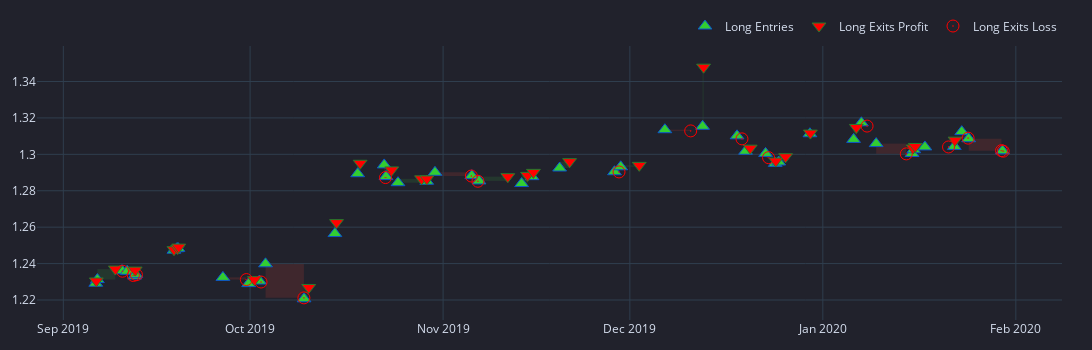

The notebook cell this image was saved under:
### Code cell
## Long Entries and Long Exits - entry_trace_kwargs and exit_trace_kwargs NOT WORKING
pf_2_bb_custom.trades.direction_long[slice_lower : slice_higher].plot(
                                        plot_close = False,
                                        entry_trace_kwargs = dict(name = "Long Entries", marker = long_entry_marker_style),
                                        exit_trace_kwargs = dict(name = "Long Exits BreakEven", marker = long_exit_marker_style_zero),
                                        exit_profit_trace_kwargs = dict(name = "Long Exits Profit", marker = long_exit_marker_style_profit),
                                        exit_loss_trace_kwargs = dict(name = "Long Exits Loss", marker = long_exit_marker_style_loss),
                                                        ).show()

### Figure 1 — Plotly figure (JSON) as saved in the notebook; plotly's stock layout.template omitted (floating-point values rounded to 4 significant figures; data arrays with more than 128 entries replaced by an {"elided": "..."} marker saying what was removed)
{"data": [{"customdata": {"elided": "46x8 mixed values"}, "hovertemplate": "<br>Exit Trade Id: %{customdata[0]}\n<br>Entry Order Id: %{customdata[1]}\n<br>Position Id: %{customdata[2]}\n<br>Entry Index: %{customdata[3]}\n<br>Size: %{customdata[4]:,}\n<br>Avg Entry Price: %{customdata[5]:,}\n<br>Entry Fees: %{customdata[6]:,}\n<br>Direction: %{customdata[7]}", "marker": {"color": "limegreen", "line": {"color": "rgb(11,84,205)", "width": 1}, "size": 12, "symbol": "triangle-up"}, "mode": "markers", "name": "Long Entries", "type": "scatter", "uid": "9233e686-6b8c-470d-8210-f53b6ff39bfc", "x": ["2019-09-06T05:00:00+00:00", "2019-09-06T11:15:00+00:00", "2019-09-10T10:00:00+00:00", "2019-09-11T06:00:00+00:00", "2019-09-12T10:45:00+00:00", "2019-09-12T15:00:00+00:00", "2019-09-18T18:15:00+00:00", "2019-09-19T05:15:00+00:00", "2019-09-19T10:00:00+00:00", "2019-09-26T15:15:00+00:00", "2019-09-30T18:30:00+00:00", "2019-10-02T12:00:00+00:00", "2019-10-03T11:30:00+00:00", "2019-10-09T16:00:00+00:00", "2019-10-14T15:00:00+00:00", "2019-10-18T06:45:00+00:00", "2019-10-22T13:00:00+00:00", "2019-10-22T20:00:00+00:00", "2019-10-24T18:15:00+00:00", "2019-10-29T09:00:00+00:00", "2019-10-30T16:45:00+00:00", "2019-11-05T14:45:00+00:00", "2019-11-06T18:30:00+00:00", "2019-11-13T14:45:00+00:00", "2019-11-15T07:00:00+00:00", "2019-11-19T17:15:00+00:00", "2019-11-28T12:45:00+00:00", "2019-11-29T12:45:00+00:00", "2019-12-06T15:00:00+00:00", "2019-12-12T16:30:00+00:00", "2019-12-18T05:15:00+00:00", "2019-12-19T14:00:00+00:00", "2019-12-22T19:15:00+00:00", "2019-12-24T08:30:00+00:00", "2019-12-24T21:45:00+00:00", "2019-12-29T22:15:00+00:00", "2020-01-05T22:30:00+00:00", "2020-01-07T04:45:00+00:00", "2020-01-09T13:30:00+00:00", "2020-01-15T08:00:00+00:00", "2020-01-15T14:45:00+00:00", "2020-01-17T09:30:00+00:00", "2020-01-22T03:00:00+00:00", "2020-01-23T07:30:00+00:00", "2020-01-24T10:15:00+00:00", "2020-01-29T20:45:00+00:00"], "y": [1.229, 1.231, 1.236, 1.236, 1.233, 1.234, 1.247, 1.248, 1.248, 1.232, 1.229, 1.23, 1.24, 1.221, 1.256, 1.289, 1.294, 1.288, 1.284, 1.285, 1.29, 1.288, 1.285, 1.284, 1.288, 1.292, 1.29, 1.293, 1.314, 1.315, 1.31, 1.302, 1.301, 1.295, 1.296, 1.311, 1.308, 1.317, 1.306, 1.3, 1.303, 1.304, 1.304, 1.312, 1.309, 1.302]}, {"customdata": {"elided": "27x11 mixed values"}, "hovertemplate": "<br>Exit Trade Id: %{customdata[0]}\n<br>Exit Order Id: %{customdata[1]}\n<br>Position Id: %{customdata[2]}\n<br>Exit Index: %{customdata[3]}\n<br>Size: %{customdata[4]:,}\n<br>Avg Exit Price: %{customdata[5]:,}\n<br>Exit Fees: %{customdata[6]:,}\n<br>PnL: %{customdata[7]:,}\n<br>Return: %{customdata[8]:,%}\n<br>Direction: %{customdata[9]}\n<br>Duration: %{customdata[10]}", "marker": {"color": "red", "line": {"color": "rgb(38,123,44)", "width": 1}, "size": 12, "symbol": "triangle-down"}, "mode": "markers", "name": "Long Exits Profit", "type": "scatter", "uid": "4b87350e-1edf-48f5-8d6e-c98eee806277", "x": ["2019-09-06T07:15:00+00:00", "2019-09-09T08:30:00+00:00", "2019-09-12T13:00:00+00:00", "2019-09-18T18:45:00+00:00", "2019-09-19T08:45:00+00:00", "2019-09-19T12:45:00+00:00", "2019-10-01T16:30:00+00:00", "2019-10-10T10:00:00+00:00", "2019-10-14T21:15:00+00:00", "2019-10-18T16:15:00+00:00", "2019-10-23T18:00:00+00:00", "2019-10-28T13:00:00+00:00", "2019-10-29T09:30:00+00:00", "2019-11-11T09:30:00+00:00", "2019-11-14T13:45:00+00:00", "2019-11-15T12:15:00+00:00", "2019-11-21T07:45:00+00:00", "2019-12-02T12:15:00+00:00", "2019-12-12T20:15:00+00:00", "2019-12-20T08:00:00+00:00", "2019-12-24T10:45:00+00:00", "2019-12-26T00:30:00+00:00", "2019-12-30T00:00:00+00:00", "2020-01-06T09:15:00+00:00", "2020-01-15T12:15:00+00:00", "2020-01-15T20:15:00+00:00", "2020-01-22T06:00:00+00:00"], "y": [1.23, 1.237, 1.236, 1.248, 1.248, 1.249, 1.231, 1.227, 1.262, 1.295, 1.291, 1.287, 1.286, 1.288, 1.288, 1.29, 1.296, 1.294, 1.348, 1.303, 1.296, 1.299, 1.312, 1.315, 1.304, 1.304, 1.308]}, {"customdata": {"elided": "19x11 mixed values"}, "hovertemplate": "<br>Exit Trade Id: %{customdata[0]}\n<br>Exit Order Id: %{customdata[1]}\n<br>Position Id: %{customdata[2]}\n<br>Exit Index: %{customdata[3]}\n<br>Size: %{customdata[4]:,}\n<br>Avg Exit Price: %{customdata[5]:,}\n<br>Exit Fees: %{customdata[6]:,}\n<br>PnL: %{customdata[7]:,}\n<br>Return: %{customdata[8]:,%}\n<br>Direction: %{customdata[9]}\n<br>Duration: %{customdata[10]}", "marker": {"color": "red", "line": {"color": "rgb(181,31,18)", "width": 1}, "size": 12, "symbol": "circle-open-dot"}, "mode": "markers", "name": "Long Exits Loss", "type": "scatter", "uid": "23e1d0d8-fd2f-4595-b103-12cff2354665", "x": ["2019-09-10T12:15:00+00:00", "2019-09-12T05:45:00+00:00", "2019-09-12T17:45:00+00:00", "2019-09-30T09:30:00+00:00", "2019-10-02T18:15:00+00:00", "2019-10-09T15:30:00+00:00", "2019-10-22T18:00:00+00:00", "2019-11-05T13:00:00+00:00", "2019-11-06T14:15:00+00:00", "2019-11-29T06:15:00+00:00", "2019-12-10T18:30:00+00:00", "2019-12-19T00:15:00+00:00", "2019-12-23T06:45:00+00:00", "2020-01-08T02:30:00+00:00", "2020-01-14T09:45:00+00:00", "2020-01-21T04:30:00+00:00", "2020-01-24T08:00:00+00:00", "2020-01-29T16:45:00+00:00", "2020-01-29T23:30:00+00:00"], "y": [1.236, 1.233, 1.234, 1.231, 1.23, 1.221, 1.287, 1.288, 1.285, 1.29, 1.313, 1.309, 1.298, 1.316, 1.3, 1.304, 1.309, 1.302, 1.302]}], "layout": {"height": 350, "legend": {"orientation": "h", "traceorder": "normal", "x": 1, "xanchor": "right", "y": 1.02, "yanchor": "bottom"}, "margin": {"b": 30, "l": 30, "r": 30, "t": 30}, "shapes": [{"fillcolor": "#37B13F", "layer": "below", "line": {"width": 0}, "opacity": 0.15, "type": "rect", "x0": "2019-09-06T05:00:00+00:00", "x1": "2019-09-06T07:15:00+00:00", "xref": "x", "y0": 1.229, "y1": 1.23, "yref": "y"}, {"fillcolor": "#37B13F", "layer": "below", "line": {"width": 0}, "opacity": 0.15, "type": "rect", "x0": "2019-09-06T11:15:00+00:00", "x1": "2019-09-09T08:30:00+00:00", "xref": "x", "y0": 1.231, "y1": 1.237, "yref": "y"}, {"fillcolor": "#37B13F", "layer": "below", "line": {"width": 0}, "opacity": 0.15, "type": "rect", "x0": "2019-09-12T10:45:00+00:00", "x1": "2019-09-12T13:00:00+00:00", "xref": "x", "y0": 1.233, "y1": 1.236, "yref": "y"}, {"fillcolor": "#37B13F", "layer": "below", "line": {"width": 0}, "opacity": 0.15, "type": "rect", "x0": "2019-09-18T18:15:00+00:00", "x1": "2019-09-18T18:45:00+00:00", "xref": "x", "y0": 1.247, "y1": 1.248, "yref": "y"}, {"fillcolor": "#37B13F", "layer": "below", "line": {"width": 0}, "opacity": 0.15, "type": "rect", "x0": "2019-09-19T05:15:00+00:00", "x1": "2019-09-19T08:45:00+00:00", "xref": "x", "y0": 1.248, "y1": 1.248, "yref": "y"}, {"fillcolor": "#37B13F", "layer": "below", "line": {"width": 0}, "opacity": 0.15, "type": "rect", "x0": "2019-09-19T10:00:00+00:00", "x1": "2019-09-19T12:45:00+00:00", "xref": "x", "y0": 1.248, "y1": 1.249, "yref": "y"}, {"fillcolor": "#37B13F", "layer": "below", "line": {"width": 0}, "opacity": 0.15, "type": "rect", "x0": "2019-09-30T18:30:00+00:00", "x1": "2019-10-01T16:30:00+00:00", "xref": "x", "y0": 1.229, "y1": 1.231, "yref": "y"}, {"fillcolor": "#37B13F", "layer": "below", "line": {"width": 0}, "opacity": 0.15, "type": "rect", "x0": "2019-10-09T16:00:00+00:00", "x1": "2019-10-10T10:00:00+00:00", "xref": "x", "y0": 1.221, "y1": 1.227, "yref": "y"}, {"fillcolor": "#37B13F", "layer": "below", "line": {"width": 0}, "opacity": 0.15, "type": "rect", "x0": "2019-10-14T15:00:00+00:00", "x1": "2019-10-14T21:15:00+00:00", "xref": "x", "y0": 1.256, "y1": 1.262, "yref": "y"}, {"fillcolor": "#37B13F", "layer": "below", "line": {"width": 0}, "opacity": 0.15, "type": "rect", "x0": "2019-10-18T06:45:00+00:00", "x1": "2019-10-18T16:15:00+00:00", "xref": "x", "y0": 1.289, "y1": 1.295, "yref": "y"}, {"fillcolor": "#37B13F", "layer": "below", "line": {"width": 0}, "opacity": 0.15, "type": "rect", "x0": "2019-10-22T20:00:00+00:00", "x1": "2019-10-23T18:00:00+00:00", "xref": "x", "y0": 1.288, "y1": 1.291, "yref": "y"}, {"fillcolor": "#37B13F", "layer": "below", "line": {"width": 0}, "opacity": 0.15, "type": "rect", "x0": "2019-10-24T18:15:00+00:00", "x1": "2019-10-28T13:00:00+00:00", "xref": "x", "y0": 1.284, "y1": 1.287, "yref": "y"}, {"fillcolor": "#37B13F", "layer": "below", "line": {"width": 0}, "opacity": 0.15, "type": "rect", "x0": "2019-10-29T09:00:00+00:00", "x1": "2019-10-29T09:30:00+00:00", "xref": "x", "y0": 1.285, "y1": 1.286, "yref": "y"}, {"fillcolor": "#37B13F", "layer": "below", "line": {"width": 0}, "opacity": 0.15, "type": "rect", "x0": "2019-11-06T18:30:00+00:00", "x1": "2019-11-11T09:30:00+00:00", "xref": "x", "y0": 1.285, "y1": 1.288, "yref": "y"}, {"fillcolor": "#37B13F", "layer": "below", "line": {"width": 0}, "opacity": 0.15, "type": "rect", "x0": "2019-11-13T14:45:00+00:00", "x1": "2019-11-14T13:45:00+00:00", "xref": "x", "y0": 1.284, "y1": 1.288, "yref": "y"}, {"fillcolor": "#37B13F", "layer": "below", "line": {"width": 0}, "opacity": 0.15, "type": "rect", "x0": "2019-11-15T07:00:00+00:00", "x1": "2019-11-15T12:15:00+00:00", "xref": "x", "y0": 1.288, "y1": 1.29, "yref": "y"}, {"fillcolor": "#37B13F", "layer": "below", "line": {"width": 0}, "opacity": 0.15, "type": "rect", "x0": "2019-11-19T17:15:00+00:00", "x1": "2019-11-21T07:45:00+00:00", "xref": "x", "y0": 1.292, "y1": 1.296, "yref": "y"}, {"fillcolor": "#37B13F", "layer": "below", "line": {"width": 0}, "opacity": 0.15, "type": "rect", "x0": "2019-11-29T12:45:00+00:00", "x1": "2019-12-02T12:15:00+00:00", "xref": "x", "y0": 1.293, "y1": 1.294, "yref": "y"}, {"fillcolor": "#37B13F", "layer": "below", "line": {"width": 0}, "opacity": 0.15, "type": "rect", "x0": "2019-12-12T16:30:00+00:00", "x1": "2019-12-12T20:15:00+00:00", "xref": "x", "y0": 1.315, "y1": 1.348, "yref": "y"}, {"fillcolor": "#37B13F", "layer": "below", "line": {"width": 0}, "opacity": 0.15, "type": "rect", "x0": "2019-12-19T14:00:00+00:00", "x1": "2019-12-20T08:00:00+00:00", "xref": "x", "y0": 1.302, "y1": 1.303, "yref": "y"}, {"fillcolor": "#37B13F", "layer": "below", "line": {"width": 0}, "opacity": 0.15, "type": "rect", "x0": "2019-12-24T08:30:00+00:00", "x1": "2019-12-24T10:45:00+00:00", "xref": "x", "y0": 1.295, "y1": 1.296, "yref": "y"}, {"fillcolor": "#37B13F", "layer": "below", "line": {"width": 0}, "opacity": 0.15, "type": "rect", "x0": "2019-12-24T21:45:00+00:00", "x1": "2019-12-26T00:30:00+00:00", "xref": "x", "y0": 1.296, "y1": 1.299, "yref": "y"}, {"fillcolor": "#37B13F", "layer": "below", "line": {"width": 0}, "opacity": 0.15, "type": "rect", "x0": "2019-12-29T22:15:00+00:00", "x1": "2019-12-30T00:00:00+00:00", "xref": "x", "y0": 1.311, "y1": 1.312, "yref": "y"}, {"fillcolor": "#37B13F", "layer": "below", "line": {"width": 0}, "opacity": 0.15, "type": "rect", "x0": "2020-01-05T22:30:00+00:00", "x1": "2020-01-06T09:15:00+00:00", "xref": "x", "y0": 1.308, "y1": 1.315, "yref": "y"}, {"fillcolor": "#37B13F", "layer": "below", "line": {"width": 0}, "opacity": 0.15, "type": "rect", "x0": "2020-01-15T08:00:00+00:00", "x1": "2020-01-15T12:15:00+00:00", "xref": "x", "y0": 1.3, "y1": 1.304, "yref": "y"}, {"fillcolor": "#37B13F", "layer": "below", "line": {"width": 0}, "opacity": 0.15, "type": "rect", "x0": "2020-01-15T14:45:00+00:00", "x1": "2020-01-15T20:15:00+00:00", "xref": "x", "y0": 1.303, "y1": 1.304, "yref": "y"}, {"fillcolor": "#37B13F", "layer": "below", "line": {"width": 0}, "opacity": 0.15, "type": "rect", "x0": "2020-01-22T03:00:00+00:00", "x1": "2020-01-22T06:00:00+00:00", "xref": "x", "y0": 1.304, "y1": 1.308, "yref": "y"}, {"fillcolor": "#EA4335", "layer": "below", "line": {"width": 0}, "opacity": 0.15, "type": "rect", "x0": "2019-09-10T10:00:00+00:00", "x1": "2019-09-10T12:15:00+00:00", "xref": "x", "y0": 1.236, "y1": 1.236, "yref": "y"}, {"fillcolor": "#EA4335", "layer": "below", "line": {"width": 0}, "opacity": 0.15, "type": "rect", "x0": "2019-09-11T06:00:00+00:00", "x1": "2019-09-12T05:45:00+00:00", "xref": "x", "y0": 1.236, "y1": 1.233, "yref": "y"}, {"fillcolor": "#EA4335", "layer": "below", "line": {"width": 0}, "opacity": 0.15, "type": "rect", "x0": "2019-09-12T15:00:00+00:00", "x1": "2019-09-12T17:45:00+00:00", "xref": "x", "y0": 1.234, "y1": 1.234, "yref": "y"}, {"fillcolor": "#EA4335", "layer": "below", "line": {"width": 0}, "opacity": 0.15, "type": "rect", "x0": "2019-09-26T15:15:00+00:00", "x1": "2019-09-30T09:30:00+00:00", "xref": "x", "y0": 1.232, "y1": 1.231, "yref": "y"}, {"fillcolor": "#EA4335", "layer": "below", "line": {"width": 0}, "opacity": 0.15, "type": "rect", "x0": "2019-10-02T12:00:00+00:00", "x1": "2019-10-02T18:15:00+00:00", "xref": "x", "y0": 1.23, "y1": 1.23, "yref": "y"}, {"fillcolor": "#EA4335", "layer": "below", "line": {"width": 0}, "opacity": 0.15, "type": "rect", "x0": "2019-10-03T11:30:00+00:00", "x1": "2019-10-09T15:30:00+00:00", "xref": "x", "y0": 1.24, "y1": 1.221, "yref": "y"}, {"fillcolor": "#EA4335", "layer": "below", "line": {"width": 0}, "opacity": 0.15, "type": "rect", "x0": "2019-10-22T13:00:00+00:00", "x1": "2019-10-22T18:00:00+00:00", "xref": "x", "y0": 1.294, "y1": 1.287, "yref": "y"}, {"fillcolor": "#EA4335", "layer": "below", "line": {"width": 0}, "opacity": 0.15, "type": "rect", "x0": "2019-10-30T16:45:00+00:00", "x1": "2019-11-05T13:00:00+00:00", "xref": "x", "y0": 1.29, "y1": 1.288, "yref": "y"}, {"fillcolor": "#EA4335", "layer": "below", "line": {"width": 0}, "opacity": 0.15, "type": "rect", "x0": "2019-11-05T14:45:00+00:00", "x1": "2019-11-06T14:15:00+00:00", "xref": "x", "y0": 1.288, "y1": 1.285, "yref": "y"}, {"fillcolor": "#EA4335", "layer": "below", "line": {"width": 0}, "opacity": 0.15, "type": "rect", "x0": "2019-11-28T12:45:00+00:00", "x1": "2019-11-29T06:15:00+00:00", "xref": "x", "y0": 1.29, "y1": 1.29, "yref": "y"}, {"fillcolor": "#EA4335", "layer": "below", "line": {"width": 0}, "opacity": 0.15, "type": "rect", "x0": "2019-12-06T15:00:00+00:00", "x1": "2019-12-10T18:30:00+00:00", "xref": "x", "y0": 1.314, "y1": 1.313, "yref": "y"}, {"fillcolor": "#EA4335", "layer": "below", "line": {"width": 0}, "opacity": 0.15, "type": "rect", "x0": "2019-12-18T05:15:00+00:00", "x1": "2019-12-19T00:15:00+00:00", "xref": "x", "y0": 1.31, "y1": 1.309, "yref": "y"}, {"fillcolor": "#EA4335", "layer": "below", "line": {"width": 0}, "opacity": 0.15, "type": "rect", "x0": "2019-12-22T19:15:00+00:00", "x1": "2019-12-23T06:45:00+00:00", "xref": "x", "y0": 1.301, "y1": 1.298, "yref": "y"}, {"fillcolor": "#EA4335", "layer": "below", "line": {"width": 0}, "opacity": 0.15, "type": "rect", "x0": "2020-01-07T04:45:00+00:00", "x1": "2020-01-08T02:30:00+00:00", "xref": "x", "y0": 1.317, "y1": 1.316, "yref": "y"}, {"fillcolor": "#EA4335", "layer": "below", "line": {"width": 0}, "opacity": 0.15, "type": "rect", "x0": "2020-01-09T13:30:00+00:00", "x1": "2020-01-14T09:45:00+00:00", "xref": "x", "y0": 1.306, "y1": 1.3, "yref": "y"}, {"fillcolor": "#EA4335", "layer": "below", "line": {"width": 0}, "opacity": 0.15, "type": "rect", "x0": "2020-01-17T09:30:00+00:00", "x1": "2020-01-21T04:30:00+00:00", "xref": "x", "y0": 1.304, "y1": 1.304, "yref": "y"}, {"fillcolor": "#EA4335", "layer": "below", "line": {"width": 0}, "opacity": 0.15, "type": "rect", "x0": "2020-01-23T07:30:00+00:00", "x1": "2020-01-24T08:00:00+00:00", "xref": "x", "y0": 1.312, "y1": 1.309, "yref": "y"}, {"fillcolor": "#EA4335", "layer": "below", "line": {"width": 0}, "opacity": 0.15, "type": "rect", "x0": "2020-01-24T10:15:00+00:00", "x1": "2020-01-29T16:45:00+00:00", "xref": "x", "y0": 1.309, "y1": 1.302, "yref": "y"}, {"fillcolor": "#EA4335", "layer": "below", "line": {"width": 0}, "opacity": 0.15, "type": "rect", "x0": "2020-01-29T20:45:00+00:00", "x1": "2020-01-29T23:30:00+00:00", "xref": "x", "y0": 1.302, "y1": 1.302, "yref": "y"}], "width": 1280}}
